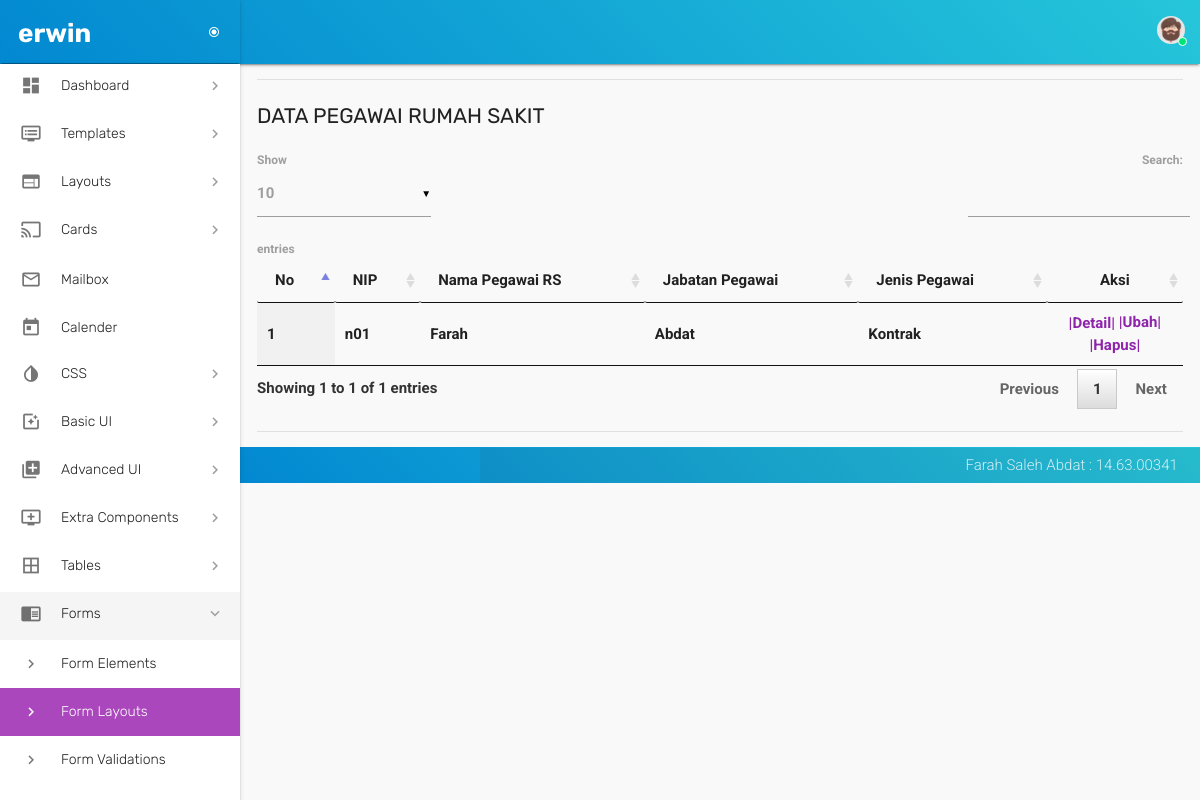
The app's page /pegawai_data.php (signed in), older data.
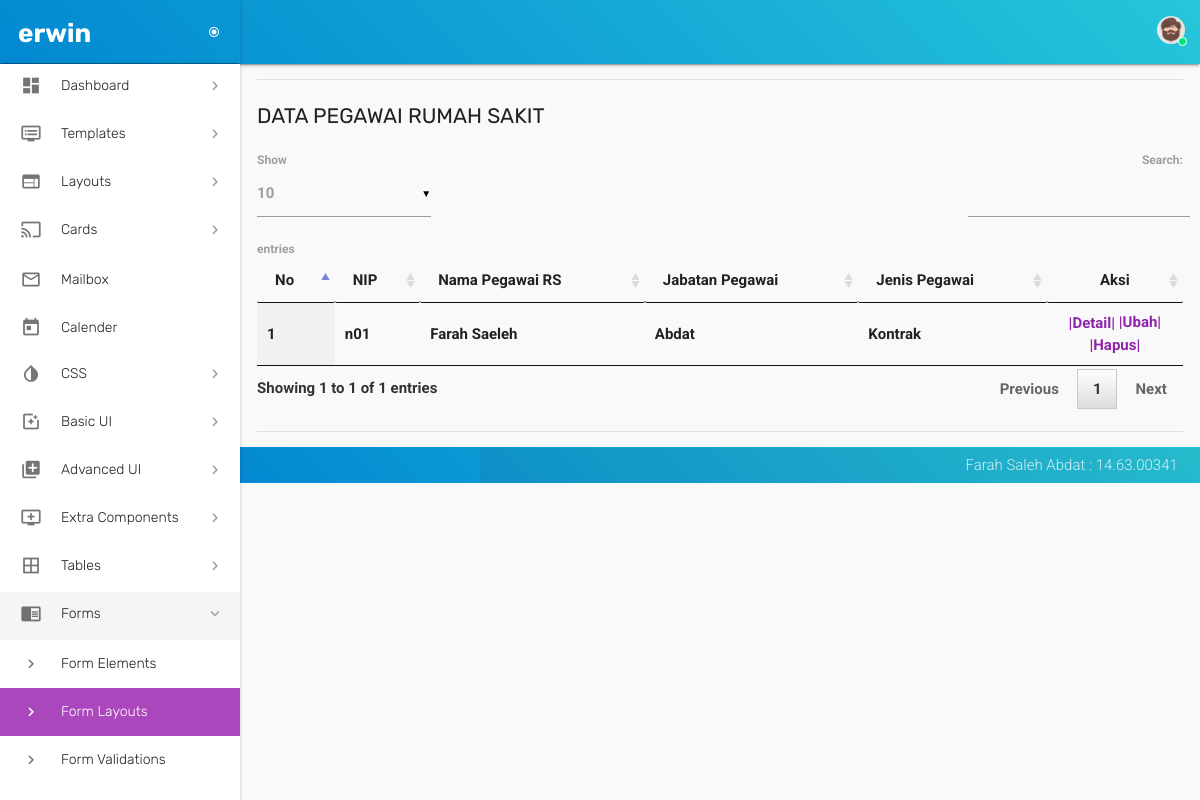
The same page, newer data.
### tables this page shows
CREATE TABLE `pegawai` (
  `id_pegawai` int(21) NOT NULL,
  `nip` varchar(21) NOT NULL,
  `nama_pegawai` varchar(30) NOT NULL,
  `jabatan_pegawai` varchar(30) NOT NULL,
  `jenis_pegawai` varchar(30) NOT NULL,
  `tgl_lahir` date NOT NULL,
  `tgl_masuk_kerja` date NOT NULL,
  `tgl_keluar_kerja` date DEFAULT NULL,
  `jenis_kelamin` enum('Laki-laki','Perempuan') NOT NULL,
  `agama` enum('Islam','Kristen','Hindu','Budha','Protestan') NOT NULL,
  `pendidikan_akhir` varchar(30) NOT NULL,
  `no_telepon` varchar(21) NOT NULL,
  `no_telepon_rumah` varchar(21) NOT NULL,
  `kabupaten_kota` varchar(30) NOT NULL,
  `kecamatan` varchar(30) DEFAULT NULL,
  `desa` varchar(30) DEFAULT NULL,
  `rt_rw` varchar(30) DEFAULT NULL,
  `alamat_jln` varchar(30) NOT NULL
);

### pegawai_data.php (the view, shortened to what this page needs)
<?php
 if (empty($_SESSION['username'])) {
 header("location:login_form.php");
 }
 else {
 ?>
<!DOCTYPE html>
<html lang="en">
  <head>
    <link href="assets/css/materialize.css" type="text/css" rel="stylesheet">
    <link href="assets/css/style.css" type="text/css" rel="stylesheet">
    <link href="assets/css/custom.css" type="text/css" rel="stylesheet">
    <link href="assets/css/perfect-scrollbar.css" type="text/css" rel="stylesheet">
    <link href="assets/css/jquery-jvectormap.css" type="text/css" rel="stylesheet">
    <link href="assets/css/jquery.dataTables.min.css" type="text/css" rel="stylesheet">
  </head>
  <body>
  <?php include 'config/header.php'; ?>
  <?php include 'config/menu.php'; ?>
        <section id="content">
          <div class="container">
            <div class="section">
              <div class="divider"></div>
              <div id="table-datatables">
                <h4 class="header">Data Pegawai Rumah Sakit</h4>
                <div class="row">
                  <div class="col s12">
                    <table id="data-table-simple" class="responsive-table display" cellspacing="0">
                        <thead>
                        <tr>
                        <th> No </th>
                        <th> NIP </th>
                        <th> Nama Pegawai RS </th>
                        <th> Jabatan Pegawai</th>
                        <th> Jenis Pegawai </th>
                        <th style="width:100px;text-align: center;"> Aksi </th>
                        </tr>
                        </thead>
                       <tbody>
                        <?php
                        include 'config/koneksiDB.php';
                        $query="SELECT * FROM pegawai";
                        $result=mysqli_query($koneksi, $query) or die(mysqli_error());
                        $no=1;
                        while ($data = mysqli_fetch_array($result, MYSQLI_BOTH)){
                        ?>
                        <tr>
                        <td><?php echo $no++; ?></td>
                        <td><?php echo $data['nip']; ?></td>
                        <td><?php echo $data['nama_pegawai']; ?></td>
                        <td><?php echo $data['jabatan_pegawai']; ?></td>
                        <td><?php echo $data['jenis_pegawai']; ?></td>
                        <td style="width:100px;text-align: center;">
                        <a class='waves-effect waves-light modal-trigger' href='#modal2<?php echo $data['id_pegawai']; ?>'>|Detail|</a>
                        <?php echo "
                        <a href='pegawai_form_ubah.php?id_pegawai=$data[id_pegawai]'>|Ubah|</a>
                        <a href='pegawai_proses_hapus.php?id_pegawai=$data[id_pegawai]' onclick=\"return confirm('Anda yakin akan menghapus data ?')\">|Hapus|</a>";
                        ?>
                        </td>
                        </tr>
                        <?php
                        }
                        ?>
                   </tbody>
                    </table>
                  </div>
                </div>
              </div>
            <br>
          <div class="divider"></div>
        </div>
      </div>
        </section>
    <?php include 'config/footer.php'; ?>
  </body>
</html>
<?php } ?>

### config/header.php (shortened to what this page needs)
<header id="header" class="page-topbar">
      <div class="navbar-fixed">
        <nav class="navbar-color gradient-45deg-light-blue-cyan">
          <div class="nav-wrapper">
            <ul class="right hide-on-med-and-down">
            <li>
                <a href="javascript:void(0);" class="waves-effect waves-block waves-light profile-button" data-activates="profile-dropdown">
                  <span class="avatar-status avatar-online">
                    <img src="assets/images/avatar/avatar-7.png" alt="avatar">
                    <i></i>
                  </span>
                </a>
              </li>
            </ul>
          </div>
        </nav>
      </div>
    </header>

### config/menu.php (shortened to what this page needs)
<div id="main">
  <div class="wrapper">
    <aside id="left-sidebar-nav" class="gradient-45deg-light-blue-cyan">
      <div class="brand-sidebar">
        <h1 class="logo-wrapper">
          <a href="index.html" class="brand-logo darken-1">
            <span class="logo-text hide-on-med-and-down"><b><?php echo $_SESSION['username'] ?></span>
          </a>
          <a href="#" class="navbar-toggler">
            <i class="material-icons">radio_button_checked</i>
          </a>
        </h1>
      </div>
      <ul id="slide-out" class="side-nav fixed leftside-navigation">
        <li class="no-padding">
          <ul class="collapsible" data-collapsible="accordion">
            <li class="bold">
              <a class="collapsible-header waves-effect waves-cyan">
                <i class="material-icons">dashboard</i>
                <span class="nav-text">Dashboard</span>
              </a>
            </li>
            <li class="bold">
              <a class="collapsible-header waves-effect waves-cyan">
                <i class="material-icons">dvr</i>
                <span class="nav-text">Templates</span>
              </a>
            </li>
            <li class="bold">
              <a class="collapsible-header waves-effect waves-cyan">
                <i class="material-icons">web</i>
                <span class="nav-text">Layouts</span>
              </a>
            </li>
            <li class="bold">
              <a class="collapsible-header waves-effect waves-cyan">
                <i class="material-icons">cast</i>
                <span class="nav-text">Cards</span>
              </a>
            </li>
            <li class="bold">
              <a href="app-email.html" class="waves-effect waves-cyan">
                <i class="material-icons">mail_outline</i>
                <span class="nav-text">Mailbox</span>
              </a>
            </li>
            <li class="bold">
              <a href="app-calendar.html" class="waves-effect waves-cyan">
                <i class="material-icons">today</i>
                <span class="nav-text">Calender</span>
              </a>
            </li>
            <li class="bold">
              <a class="collapsible-header waves-effect waves-cyan">
                <i class="material-icons">invert_colors</i>
                <span class="nav-text">CSS</span>
              </a>
            </li>
            <li class="bold">
              <a class="collapsible-header  waves-effect waves-cyan">
                <i class="material-icons">photo_filter</i>
                <span class="nav-text">Basic UI</span>
              </a>
            </li>
            <li class="bold">
              <a class="collapsible-header waves-effect waves-cyan">
                <i class="material-icons">library_add</i>
                <span class="nav-text">Advanced UI</span>
              </a>
            </li>
            <li class="bold">
              <a class="collapsible-header waves-effect waves-cyan">
                <i class="material-icons">add_to_queue</i>
                <span class="nav-text">Extra Components</span>
              </a>
            </li>
            <li class="bold">
              <a class="collapsible-header  waves-effect waves-cyan">
                <i class="material-icons">border_all</i>
                <span class="nav-text">Tables</span>
              </a>
            </li>
            <li class="bold">
              <a class="collapsible-header  waves-effect waves-cyan active">
                <i class="material-icons">chrome_reader_mode</i>
                <span class="nav-text">Forms</span>
              </a>
              <div class="collapsible-body">
                <ul>
                  <li>
                    <a href="form-elements.html">
                      <i class="material-icons">keyboard_arrow_right</i>
                      <span>Form Elements</span>
                    </a>
                  </li>
                  <li class="active">
                    <a href="form-layouts.html">
                      <i class="material-icons">keyboard_arrow_right</i>
                      <span>Form Layouts</span>
                    </a>
                  </li>
                  <li>
                    <a href="form-validation.html">
                      <i class="material-icons">keyboard_arrow_right</i>
                      <span>Form Validations</span>
                    </a>
                  </li>
                  <li>
                    <a href="form-masks.html">
                      <i class="material-icons">keyboard_arrow_right</i>
                    </a>
                  </li>
                </ul>
              </div>
            </li>
          </ul>
        </li>
      </ul>
    </aside>

### config/footer.php
<footer class="page-footer gradient-45deg-light-blue-cyan">
      <div class="footer-copyright">
        <div class="container">
          <span class="right hide-on-small-only"> Farah Saleh Abdat : 14.63.00341</span>
        </div>
      </div>
    </footer>

Row changes from the older to the newer data that the page shows:
changed pegawai "Abdat": nama_pegawai "Farah" → "Farah Saeleh"
